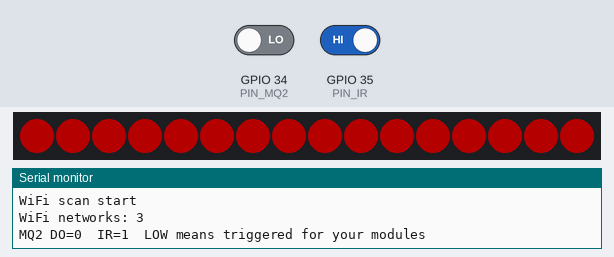
Bench run of a sketch on a simulated ESP32. On the bench: 16 RGB LEDs in strip order, left to right, the last lines printed to the serial monitor. Inputs (shaded band) come from the test bench; at power-on: GPIO 34 (PIN_MQ2) LOW, GPIO 35 (PIN_IR) HIGH. Dim RGB values are drawn brighter than linear; a WiFi scan finds three made-up networks.

Above: at 3.7 s.
At 4.7 s:
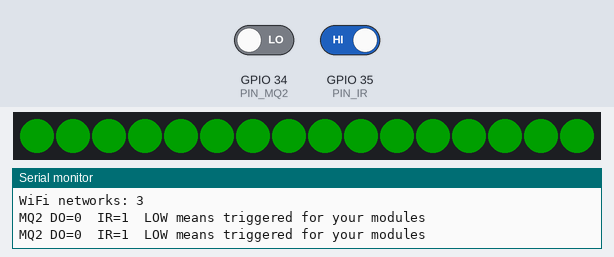
At 5.7 s:
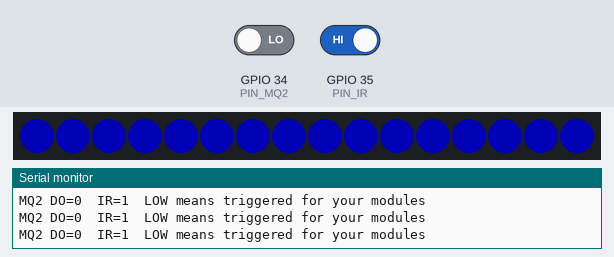

The sketch:

hardware_test.ino
```cpp
#include <Arduino.h>
#include <Wire.h>
#include <WiFi.h>
#include <FastLED.h>

// Keep this file independent from the main project so it compiles fast.
#define PIN_I2C_SDA 21
#define PIN_I2C_SCL 22

#define PIN_JQ_RX_FROM_MODULE 13
#define PIN_JQ_TX_TO_MODULE   16

#define PIN_MQ2 34
#define PIN_IR  35

#define PIN_WS2812 33
#define WS2812_LED_COUNT 16

HardwareSerial jq(2);
CRGB leds[WS2812_LED_COUNT];

void jqSendCommand(uint8_t command, const uint8_t *data, uint8_t dataLength) {
  uint8_t checksum = 0xAA + command + dataLength;
  jq.write((uint8_t)0xAA);
  jq.write(command);
  jq.write(dataLength);
  for (uint8_t i = 0; i < dataLength; i++) {
    jq.write(data[i]);
    checksum += data[i];
  }
  jq.write(checksum);
}

void jqPlayTrack(uint16_t track) {
  uint8_t data[] = { (uint8_t)(track >> 8), (uint8_t)(track & 0xFF) };
  jqSendCommand(0x07, data, 2);
}

void jqSetVolume(uint8_t volume) {
  uint8_t data[] = { (uint8_t)constrain(volume, 0, 30) };
  jqSendCommand(0x13, data, 1);
}

void scanI2C() {
  Serial.println();
  Serial.println("I2C scan start");
  uint8_t found = 0;
  for (uint8_t addr = 1; addr < 127; addr++) {
    Wire.beginTransmission(addr);
    if (Wire.endTransmission() == 0) {
      Serial.print("Found I2C: 0x");
      if (addr < 16) Serial.print("0");
      Serial.println(addr, HEX);
      found++;
    }
  }
  if (found == 0) {
    Serial.println("No I2C device found");
  }
  Serial.println("Expected: SHT30=0x44, DS3231=0x68, BH1750=0x23");
}

void setup() {
  Serial.begin(115200);
  delay(1500);

  Serial.println();
  Serial.println("=== CCAirDetector hardware test ===");
  Serial.println("ESP32 boot ok");

  pinMode(PIN_MQ2, INPUT);
  pinMode(PIN_IR, INPUT);

  Wire.begin(PIN_I2C_SDA, PIN_I2C_SCL);
  scanI2C();

  FastLED.addLeds<WS2812B, PIN_WS2812, GRB>(leds, WS2812_LED_COUNT);
  FastLED.setBrightness(64);
  FastLED.clear(true);

  jq.begin(9600, SERIAL_8N1, PIN_JQ_RX_FROM_MODULE, PIN_JQ_TX_TO_MODULE);
  jqSetVolume(8);
  delay(100);
  jqPlayTrack(1);
  Serial.println("Sent JQ8900 play track 1 command");

  WiFi.mode(WIFI_STA);
  Serial.println("WiFi scan start");
  int n = WiFi.scanNetworks();
  Serial.print("WiFi networks: ");
  Serial.println(n);
}

void loop() {
  static uint32_t lastPrint = 0;
  static uint8_t colorIndex = 0;

  if (millis() - lastPrint >= 1000) {
    lastPrint = millis();

    int mq2 = digitalRead(PIN_MQ2);
    int ir = digitalRead(PIN_IR);
    Serial.print("MQ2 DO=");
    Serial.print(mq2);
    Serial.print("  IR=");
    Serial.print(ir);
    Serial.println("  LOW means triggered for your modules");

    if (colorIndex == 0) {
      fill_solid(leds, WS2812_LED_COUNT, CRGB::Red);
    } else if (colorIndex == 1) {
      fill_solid(leds, WS2812_LED_COUNT, CRGB::Green);
    } else {
      fill_solid(leds, WS2812_LED_COUNT, CRGB::Blue);
    }
    FastLED.show();
    colorIndex = (colorIndex + 1) % 3;
  }
}
```

Measured:
- by itself, everything shown: repeats every 3.0 s, in 3 steps
- what the display in image 0 shows lasts 1.0 s, from 3.6 s to 4.6 s
